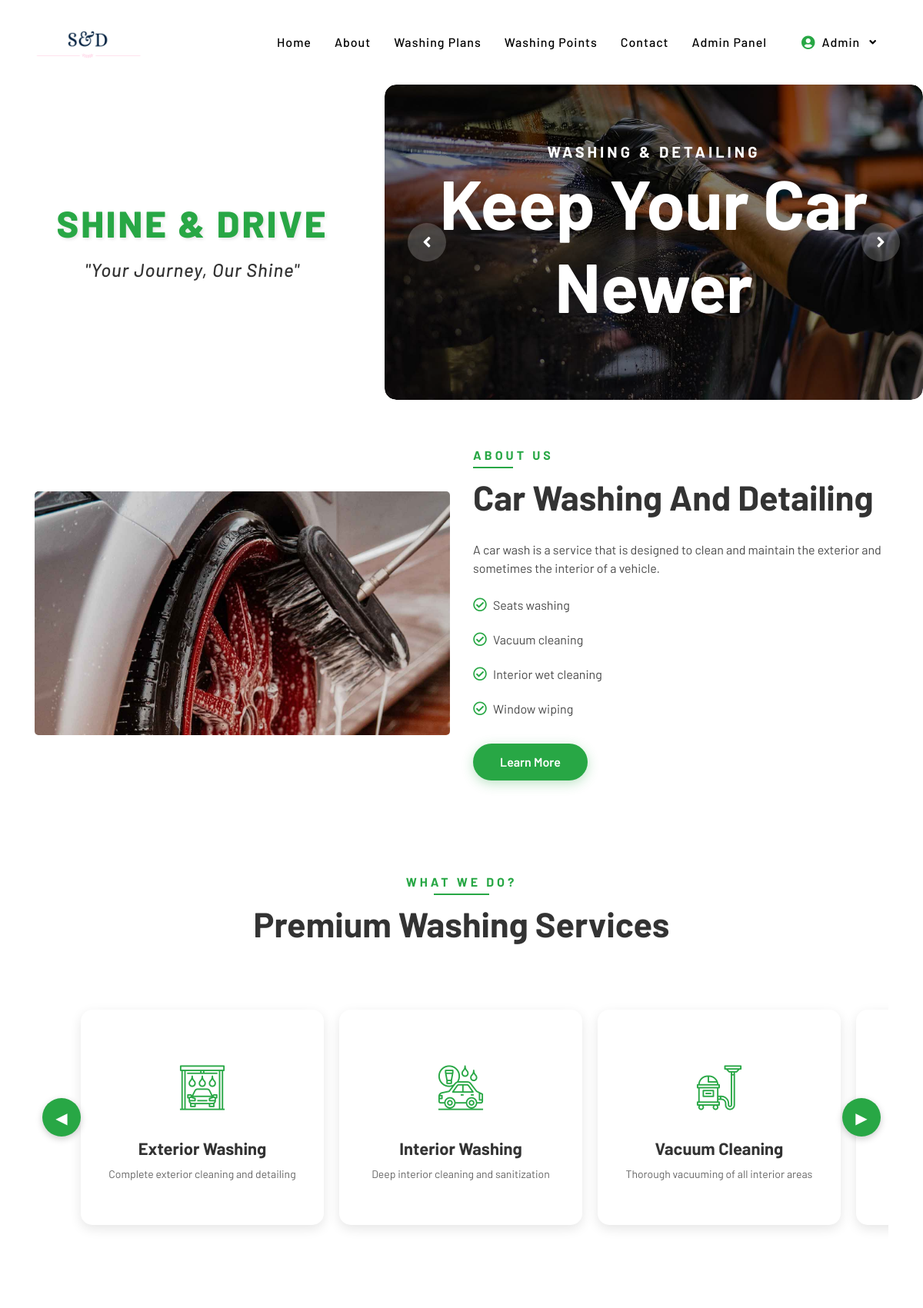
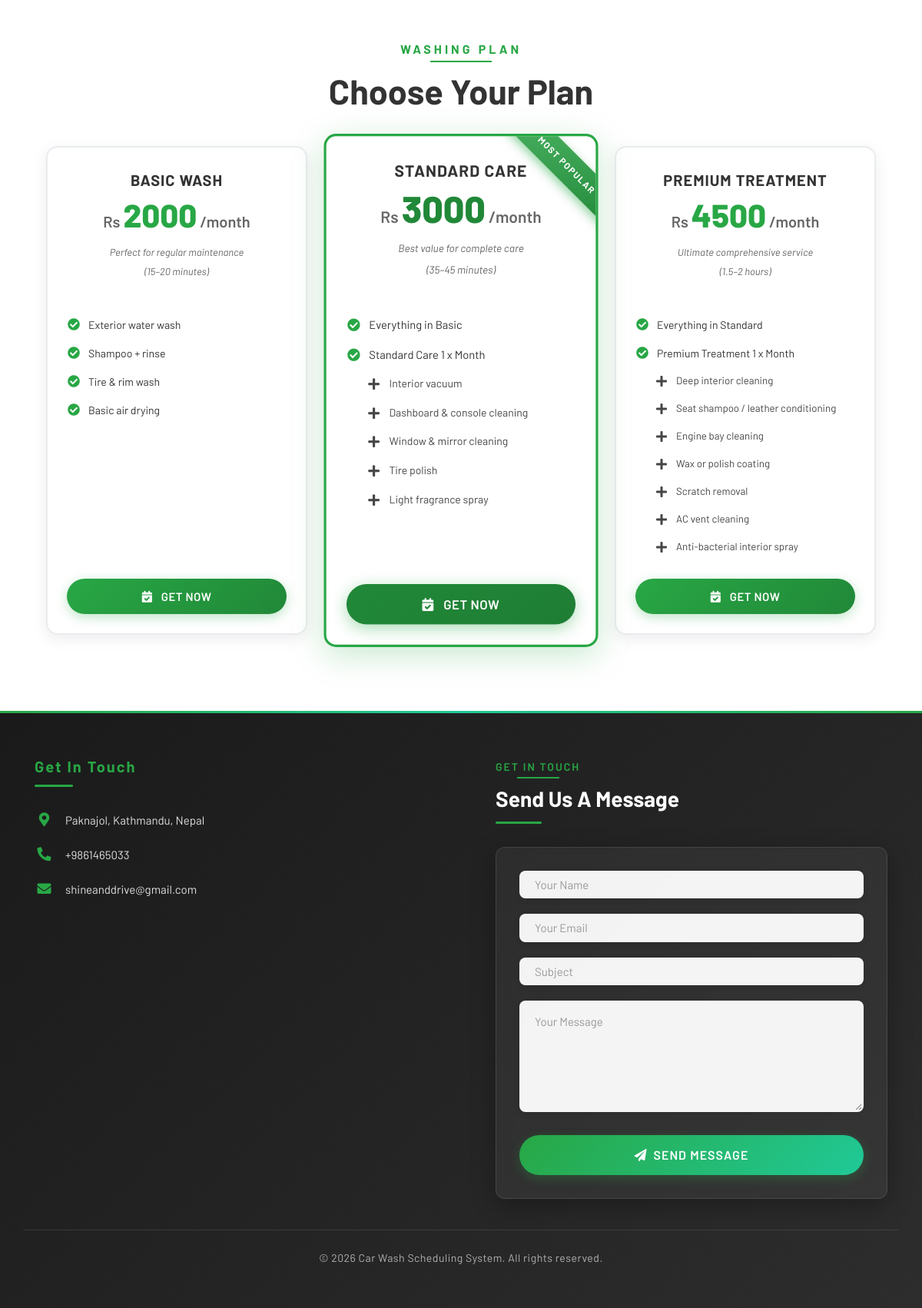
Page /cwms/index.php (signed in) on the committed database (2 pictures, top to bottom).
### tables this page shows
CREATE TABLE `tblpages` (
  `id` int(11) NOT NULL,
  `type` varchar(255) DEFAULT '',
  `detail` longtext DEFAULT NULL,
  `openignHrs` varchar(255) DEFAULT NULL,
  `phoneNumber` bigint(20) DEFAULT NULL,
  `emailId` varchar(120) DEFAULT NULL
);

### cwms/index.php (the view, shortened to what this page needs)
<?php
include('includes/config.php');
?>
<!DOCTYPE html>
<html lang="en">
    <head>
        <link href="https://stackpath.bootstrapcdn.com/bootstrap/4.4.1/css/bootstrap.min.css" rel="stylesheet">
        <link href="https://cdnjs.cloudflare.com/ajax/libs/font-awesome/5.10.0/css/all.min.css" rel="stylesheet">
        <link href="lib/flaticon/font/flaticon.css" rel="stylesheet">
        <link href="lib/animate/animate.min.css" rel="stylesheet">
        <link href="lib/owlcarousel/assets/owl.carousel.min.css" rel="stylesheet">
        <link href="css/style.css" rel="stylesheet">
    </head>
    <body>
<?php include_once('includes/header.php');?>
        <div class="hero-section">
            <div class="container-fluid px-0">
                <div class="row no-gutters">
                    <div class="col-lg-5 col-md-12 slogan-wrapper">
                        <div class="slogan">
                            <h2 class="slogan-title">SHINE & DRIVE</h2>
                            <p class="slogan-text">"Your Journey, Our Shine"</p>
                        </div>
                    </div>
                    <div class="col-lg-7 col-md-12">
                        <div class="carousel">
                            <div class="container-fluid">
                                <div class="owl-carousel">
                                    <div class="carousel-item">
                                        <div class="carousel-img">
                                            <img src="img/carousel-1.jpg" alt="Image">
                                        </div>
                                        <div class="carousel-text">
                                            <h3 style="color: #ffffff;">Washing & Detailing</h3>
                                            <h1>Keep your Car Newer</h1>
                                        </div>
                                    </div>
                                </div>
                            </div>
                        </div>
                    </div>
                </div>
            </div>
        </div>
        <div class="about">
            <div class="container">
                <div class="row align-items-center">
                    <div class="col-lg-6">
                        <div class="about-img">
                            <img src="img/a.jpg" alt="Image">
                        </div>
                    </div>
                    <div class="col-lg-6">
                        <div class="section-header text-left">
                            <p>About Us</p>
                            <h2>car washing and detailing</h2>
                        </div>
                        <div class="about-content">
                            <p>
                            A car wash is a service that is designed to clean and maintain the exterior and sometimes the interior of a vehicle.
                            </p>
                            <ul>
                                <li><i class="far fa-check-circle"></i>Seats washing</li>
                                <li><i class="far fa-check-circle"></i>Vacuum cleaning</li>
                                <li><i class="far fa-check-circle"></i>Interior wet cleaning</li>
                                <li><i class="far fa-check-circle"></i>Window wiping</li>
                            </ul>
                            <a class="btn btn-custom" href="about.php">Learn More</a>
                        </div>
                    </div>
                </div>
            </div>
        </div>
        <div class="service-section">
            <div class="container">
                <div class="section-header text-center">
                    <p>What We Do?</p>
                    <h2>Premium Washing Services</h2>
                </div>
                <div class="service-container">
                    <button class="arrow-btn prev-btn" aria-label="Previous services">&#9664;</button>
                    <div class="services-wrapper">
                        <div class="service-item">
                            <i class="flaticon-car-wash-1"></i>
                            <h3>Exterior Washing</h3>
                            <p>Complete exterior cleaning and detailing</p>
                        </div>
                        <div class="service-item">
                            <i class="flaticon-car-wash"></i>
                            <h3>Interior Washing</h3>
                            <p>Deep interior cleaning and sanitization</p>
                        </div>
                        <div class="service-item">
                            <i class="flaticon-vacuum-cleaner"></i>
                            <h3>Vacuum Cleaning</h3>
                            <p>Thorough vacuuming of all interior areas</p>
                        </div>
                        <div class="service-item">
                            <p>Professional seat cleaning and conditioning</p>
                        </div>
                    </div>
                    <button class="arrow-btn next-btn" aria-label="Next services">&#9654;</button>
                </div>
            </div>
        </div>
        <div class="price">
            <div class="container">
                <div class="section-header text-center">
                    <p>Washing Plan</p>
                    <h2>Choose Your Plan</h2>
                </div>
                <div class="row justify-content-center">
                    <div class="col-lg-4 col-md-6 mb-4">
                        <div class="price-item">
                            <div class="price-header">
                                <h3>Basic Wash</h3>
                                <div class="price-amount">
                                    <span class="currency">Rs</span>
                                    <span class="amount">2000</span>
                                    <span class="currency">/month</span>
                                </div>
                                <p class="price-desc">Perfect for regular maintenance</p>
                                <p class="price-desc">(15–20 minutes)</p>
                            </div>
                            <div class="price-body">
                                <ul>
                                    <li><i class="fas fa-check-circle"></i> Exterior water wash</li>
                                    <li><i class="fas fa-check-circle"></i> Shampoo + rinse</li>
                                    <li><i class="fas fa-check-circle"></i> Tire & rim wash</li>
                                    <li><i class="fas fa-check-circle"></i> Basic air drying</li>
                                </ul>
                            </div>
                            <div class="price-footer">
                                <?php if (isset($_SESSION['alogin'])): ?>
                                    <a href="user/basic-wash.php" class="btn btn-custom btn-block">
                                        <i class="fas fa-calendar-check"></i> Get Now
                                    </a>
                                <?php else: ?>
                                    <a href="login.php?redirect=user/basic-wash.php" class="btn btn-custom btn-block">
                                        <i class="fas fa-sign-in-alt"></i> Get Now
                                    </a>
                                <?php endif; ?>
                            </div>
                        </div>
                    </div>
                    <div class="col-lg-4 col-md-6 mb-4">
                        <div class="price-item featured-item">
                            <div class="popular-badge">
                                <i class="fas fa-star"></i> Most Popular
                            </div>
                            <div class="price-header">
                                <h3>Standard Care</h3>
                                <div class="price-amount">
                                    <span class="currency">Rs</span>
                                    <span class="amount">3000</span>
                                    <span class="currency">/month</span>
                                </div>
                                <p class="price-desc">Best value for complete care</p>
                                <p class="price-desc">(35–45 minutes)</p>
                            </div>
                            <div class="price-body">
                                <ul>
                                    <li><i class="fas fa-check-circle"></i> Everything in Basic</li>
                                    <li>
                                        <span><i class="fas fa-check-circle"></i> Standard Care 1 x Month</span>
                                        <ul class="sub-list">
                                            <li><i class="fas fa-solid fa-plus"></i> Interior vacuum</li>
                                            <li><i class="fas fa-solid fa-plus"></i> Dashboard & console cleaning</li>
                                            <li><i class="fas fa-solid fa-plus"></i> Window & mirror cleaning</li>
                                            <li><i class="fas fa-solid fa-plus"></i> Tire polish</li>
                                            <li><i class="fas fa-solid fa-plus"></i> Light fragrance spray</li>
                                        </ul>
                                    </li>
                                </ul>
                            </div>
                            <div class="price-footer">
                                <?php if (isset($_SESSION['alogin'])): ?>
                                    <a href="user/standard-care.php" class="btn btn-custom btn-block featured-btn">
                                        <i class="fas fa-calendar-check"></i> Get Now
                                    </a>
                                <?php else: ?>
                                    <a href="login.php?redirect=user/standard-care.php" class="btn btn-custom btn-block featured-btn">
                                        <i class="fas fa-sign-in-alt"></i> Get Now
                                    </a>
                                <?php endif; ?>
                            </div>
                        </div>
                    </div>
                    <div class="col-lg-4 col-md-6 mb-4">
                        <div class="price-item">
                            <div class="price-header">
                                <h3>Premium Treatment</h3>
                                <div class="price-amount">
                                    <span class="currency">Rs</span>
                                    <span class="amount">4500</span>
                                    <span class="currency">/month</span>
                                </div>
                                <p class="price-desc">Ultimate comprehensive service</p>
                                <p class="price-desc">(1.5–2 hours)</p>
                            </div>
                            <div class="price-body">
                                <ul>
                                    <li><i class="fas fa-check-circle"></i> Everything in Standard</li>
                                    <li>
                                        <span><i class="fas fa-check-circle"></i> Premium Treatment 1 x Month</span>
                                        <ul class="sub-list">
                                            <li><i class="fas fa-thin fa-plus"></i> Deep interior cleaning</li>
                                            <li><i class="fas fa-solid fa-plus"></i> Seat shampoo / leather conditioning</li>
                                            <li><i class="fas fa-solid fa-plus"></i> Engine bay cleaning</li>
                                            <li><i class="fas fa-solid fa-plus"></i> Wax or polish coating</li>
                                            <li><i class="fas fa-solid fa-plus"></i> Scratch removal</li>
                                            <li><i class="fas fa-solid fa-plus"></i> AC vent cleaning</li>
                                            <li><i class="fas fa-solid fa-plus"></i> Anti-bacterial interior spray</li>
                                        </ul>
                                    </li>
                                </ul>
                            </div>
                            <div class="price-footer">
                                <?php if (isset($_SESSION['alogin'])): ?>
                                    <a href="user/premium-treatment.php" class="btn btn-custom btn-block">
                                        <i class="fas fa-calendar-check"></i> Get Now
                                    </a>
                                <?php else: ?>
                                    <a href="login.php?redirect=user/premium-treatment.php" class="btn btn-custom btn-block">
                                        <i class="fas fa-sign-in-alt"></i> Get Now
                                    </a>
                                <?php endif; ?>
                            </div>
                        </div>
                    </div>
                </div>
            </div>
        </div>
   <?php include_once('includes/footer.php');?>
    </body>
</html>

### cwms/includes/footer.php (shortened to what this page needs)
<div class="footer">
    <div class="container">
        <div class="row">
            <div class="col-lg-6 col-md-6">
                <div class="footer-contact">
                    <h2>Get In Touch</h2>
                    <?php
                    $sql = "SELECT * from tblpages where type='contact'";
                    $query = $dbh -> prepare($sql);
                    $query->execute();
                    $results=$query->fetchAll(PDO::FETCH_OBJ);
                    foreach($results as $result)
                    {
                    ?>
                    <p>
                        <i class="fa fa-map-marker-alt"></i>
                        <span><?php echo htmlspecialchars($result->detail); ?></span>
                    </p>
                    <p>
                        <i class="fa fa-phone-alt"></i>
                        <span>+<?php echo htmlspecialchars($result->phoneNumber); ?></span>
                    </p>
                    <p>
                        <i class="fa fa-envelope"></i>
                        <span><?php echo htmlspecialchars($result->emailId); ?></span>
                    </p>
                    <?php } ?>
                </div>
            </div>
            <div class="col-lg-6 col-md-6">
                <div class="footer-form-section">
                    <div class="section-header">
                        <p>Get In Touch</p>
                        <h2>Send Us a Message</h2>
                    </div>
                    <div class="contact-form">
                        <form name="sentMessage" id="contactForm" method="post">
                            <div class="control-group">
                                <input type="text" class="form-control" id="name" placeholder="Your Name" required="required" name="name" />
                            </div>
                            <div class="control-group">
                                <input type="email" class="form-control" id="email" placeholder="Your Email" name="email" required="required" />
                            </div>
                            <div class="control-group">
                                <input type="text" class="form-control" id="subject" placeholder="Subject" required="required" name="subject" />
                            </div>
                            <div class="control-group">
                                <textarea class="form-control" id="message" placeholder="Your Message" required="required" name="message" rows="5"></textarea>
                            </div>
                            <div>
                                <button class="btn btn-custom" type="submit" id="sendMessageButton" name="submit">
                                    <i class="fa fa-paper-plane" style="margin-right: 8px;"></i>Send Message
                                </button>
                            </div>
                        </form>
                    </div>
                </div>
            </div>
        </div>
    </div>
    <div class="container copyright">
        <p>&copy; <?php echo date('Y'); ?> Car Wash Scheduling System. All rights reserved.</p>
    </div>
</div>

### rows in the picture
tblpages: detail "Paknajol, Kathmandu, Nepal", phoneNumber "9861465033", emailId "shineanddrive@gmail.com"

### other values in the picture
$displayName "Admin"
